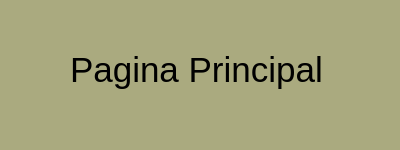
<?xml version="1.0" encoding="UTF-8"?>
<ui version="4.0">
 <class>Dialog</class>
 <widget class="QDialog" name="Dialog">
  <property name="geometry">
   <rect>
    <x>0</x>
    <y>0</y>
    <width>400</width>
    <height>150</height>
   </rect>
  </property>
  <property name="windowTitle">
   <string>Dialog</string>
  </property>
  <property name="styleSheet">
   <string notr="true">background-color: rgb(170, 170, 127);</string>
  </property>
  <widget class="QLabel" name="label">
   <property name="geometry">
    <rect>
     <x>70</x>
     <y>30</y>
     <width>261</width>
     <height>81</height>
    </rect>
   </property>
   <property name="text">
    <string>&lt;html&gt;&lt;head/&gt;&lt;body&gt;&lt;p&gt;&lt;span style=&quot; font-size:26pt;&quot;&gt;Pagina Principal&lt;/span&gt;&lt;/p&gt;&lt;/body&gt;&lt;/html&gt;</string>
   </property>
  </widget>
 </widget>
 <resources/>
 <connections/>
</ui>
